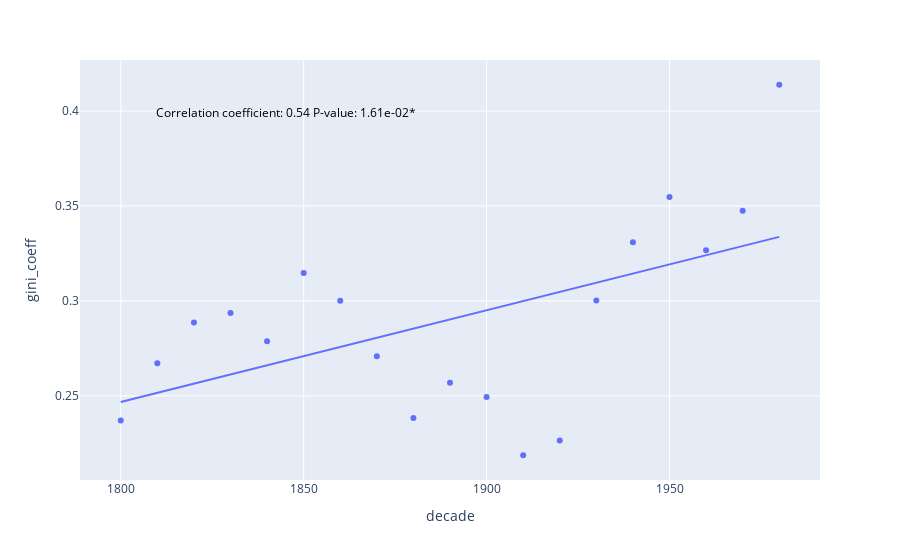

The cell this chart's notebook holds for it:
### Code cell
df_fra_modern = df_fra_modern.groupby('decade')['percent'].apply(np.array).reset_index()
df_fra_modern['gini_coeff'] = df_fra_modern['percent'].apply(lambda x : gini(x))

fig = px.scatter(df_fra_modern, x = 'decade', y= 'gini_coeff', trendline="ols")

corr_coef, p_value =  pearsonr(df_fra_modern['decade'], df_fra_modern['gini_coeff'])

# Add text annotation for correlation coefficient and p-value
fig.add_annotation(
    x=0.1, y=0.9,
    text=f'Correlation coefficient: {corr_coef:.2f}\nP-value: {p_value:.2e}{get_stars(p_value)}',
    showarrow=False,
    xref='paper', yref='paper',
    font=dict(size=12, color='black'),
)

# Show plot
fig.show()

### Figure 1 — Plotly figure (JSON) as saved in the notebook; plotly's stock layout.template omitted (floating-point values rounded to 4 significant figures)
{"data": [{"hovertemplate": "decade=%{x}<br>gini_coeff=%{y}<extra></extra>", "legendgroup": "", "marker": {"color": "#636efa", "symbol": "circle"}, "mode": "markers", "name": "", "orientation": "v", "showlegend": false, "type": "scatter", "x": [1800, 1810, 1820, 1830, 1840, 1850, 1860, 1870, 1880, 1890, 1900, 1910, 1920, 1930, 1940, 1950, 1960, 1970, 1980], "xaxis": "x", "y": [0.237, 0.2671, 0.2886, 0.2936, 0.2787, 0.3148, 0.3001, 0.2709, 0.2383, 0.2569, 0.2494, 0.2187, 0.2265, 0.3002, 0.3309, 0.3547, 0.3267, 0.3474, 0.4138], "yaxis": "y"}, {"hovertemplate": "<b>OLS trendline</b><br>gini_coeff = 0.000483423 * decade + -0.623448<br>R<sup>2</sup>=0.295840<br><br>decade=%{x}<br>gini_coeff=%{y} <b>(trend)</b><extra></extra>", "legendgroup": "", "marker": {"color": "#636efa", "symbol": "circle"}, "mode": "lines", "name": "", "showlegend": false, "type": "scatter", "x": [1800, 1810, 1820, 1830, 1840, 1850, 1860, 1870, 1880, 1890, 1900, 1910, 1920, 1930, 1940, 1950, 1960, 1970, 1980], "xaxis": "x", "y": [0.2467, 0.2515, 0.2564, 0.2612, 0.2661, 0.2709, 0.2757, 0.2806, 0.2854, 0.2902, 0.2951, 0.2999, 0.3047, 0.3096, 0.3144, 0.3192, 0.3241, 0.3289, 0.3337], "yaxis": "y"}], "layout": {"annotations": [{"font": {"color": "black", "size": 12}, "showarrow": false, "text": "Correlation coefficient: 0.54\nP-value: 1.61e-02*", "x": 0.1, "xref": "paper", "y": 0.9, "yref": "paper"}], "autosize": true, "legend": {"tracegroupgap": 0}, "margin": {"t": 60}, "xaxis": {"anchor": "y", "autorange": true, "domain": [0, 1], "range": [1788.0, 1992.0], "title": {"text": "decade"}, "type": "linear"}, "yaxis": {"anchor": "x", "autorange": true, "domain": [0, 1], "range": [0.2036, 0.4289], "title": {"text": "gini_coeff"}, "type": "linear"}}}
